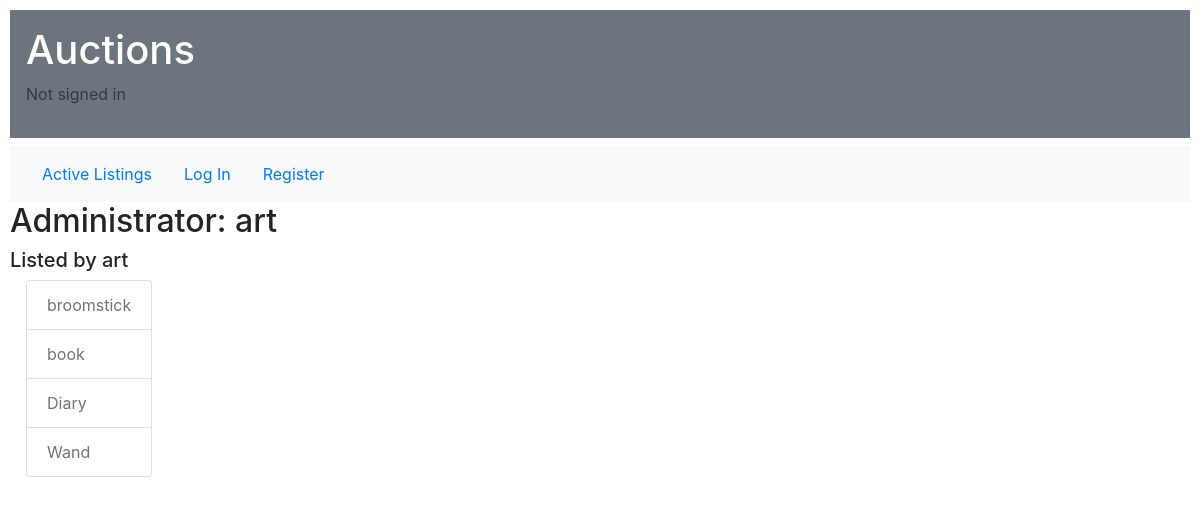
The page /user/3 on the database its author committed.
### auctions/models.py (models this page shows, shortened)
class User(AbstractUser):
    pass

class Listing(models.Model):
    title = models.CharField(max_length=64)
    description = models.CharField(max_length=500)
    image_url = models.URLField(blank=True)
    NO_CATEGORY = 'NO'
    FASHION = 'FS'
    TOYS = 'TY'
    ELECTRONICS = 'EL'
    HOME = 'HM'
    MAGIC_THINGS = 'MG'
    SPORT = 'SP'
    CATEGORY_CHOICES = [
        (NO_CATEGORY, 'No category'), (FASHION, 'Fashion'), (TOYS, 'Toys'), (ELECTRONICS, 'Electronics'),
        (HOME, 'Home'), (MAGIC_THINGS, 'Magic things'), (SPORT, "Sport")
    ]
    category = models.CharField(max_length=2, choices=CATEGORY_CHOICES, default=NO_CATEGORY)
    current_price = models.FloatField(default=0)
    date_of_creating = models.DateTimeField(auto_created=True, default="2000-01-01 00:00")
    is_active = models.BooleanField(default=True)
    owner = models.ForeignKey(User, on_delete=models.CASCADE, related_name="listings")

### auctions/views.py (the view)
# urls.py: path("user/<int:user_id>", views.user, name="user")
def user(request, user_id):
    try:
        user = User.objects.get(pk = user_id)
    except User.DoesNotExist:
        raise Http404("User not found.")
    wins = []
    listings = []
    for listing in Listing.objects.all():
        if listing.bids.count()>0 and listing.bids.latest('id').bidder.id == user_id and listing.is_active == False:
            wins.append(listing)
        if listing.owner.id == user_id:
            listings.append(listing)
    return render(request, "auctions/user.html",{
        'is_staff': user.is_staff,
        'name': user.username,
        'wins': wins,
        'listings': listings,
        'my_page': request.user.id == user_id
    })

### auctions/context_processors.py (called while the page is built)
def add_variable_to_context(request):
    if request.user.is_authenticated:
        listings_in_watchlist = request.user.watchlist.listings.all().count()
    else:
        listings_in_watchlist = 0
    return {
        'listings_in_watchlist': listings_in_watchlist
    }

### auctions/templates/auctions/user.html (shortened to what this page needs)
{% extends "auctions/layout.html" %}
{% block body %}
    {% if is_staff %}
    <h2>Administrator: {{name}}</h2>
    {% else %}
    <h2>User: {{name}}</h2>
    {% endif %}
    {% if my_page %}
        <h5>My listings</h5>
    {% else %}
        <h5>Listed by {{name}}</h5>
    {% endif %}
    <ul class="ml-3 list-group" style="width: max-content;">
        {% for listing in listings %}
            <li class="list-group-item">
                <a class="text-secondary" href="{% url 'listing' listing.id %}">{{listing.title}}</a>
            </li>
        {% empty %}
            <li class="list-group-item">You haven't won any listing :(</li>
        {% endfor %}
    </ul>
{% endblock %}

### auctions/static/auctions/styles.css (style rules this page uses)
body { padding: 10px; }

### rows shown on the page
User: username "art"
Listing: title "broomstick"
Listing: title "book"
Listing: title "Diary"
Listing: title "Wand"
